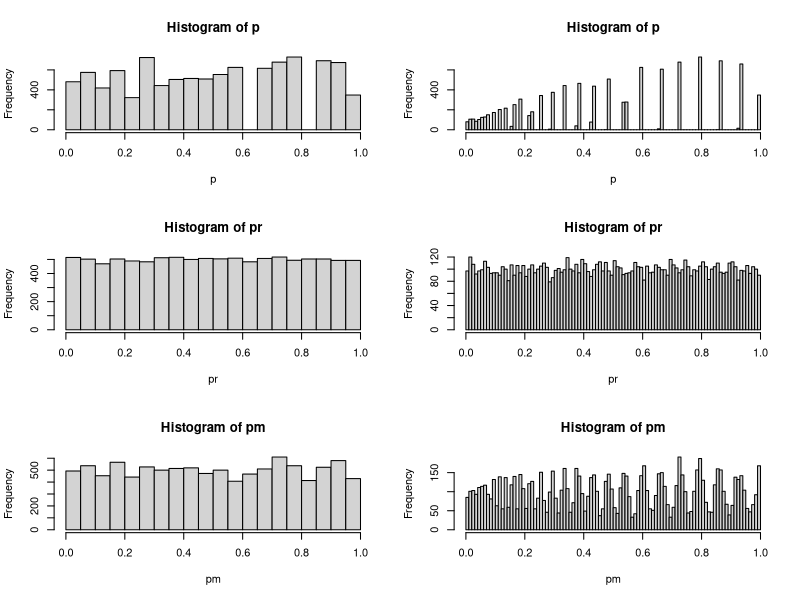
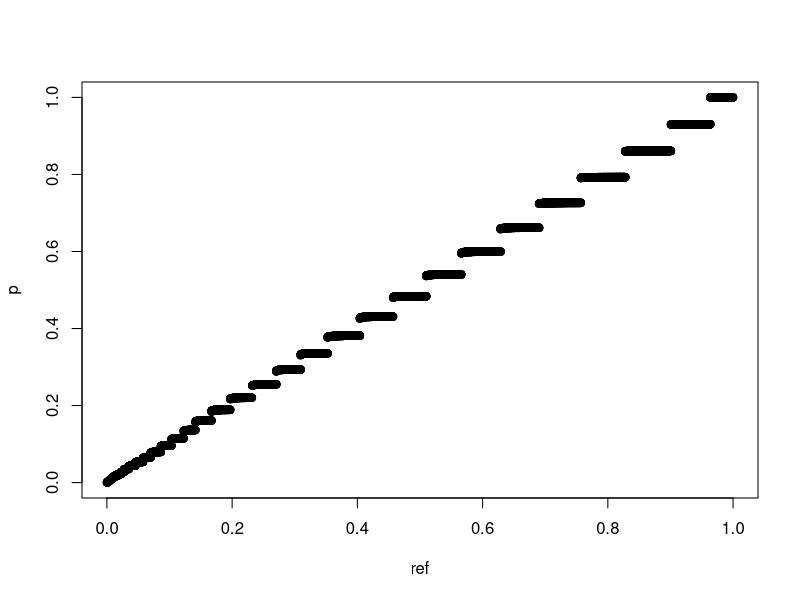
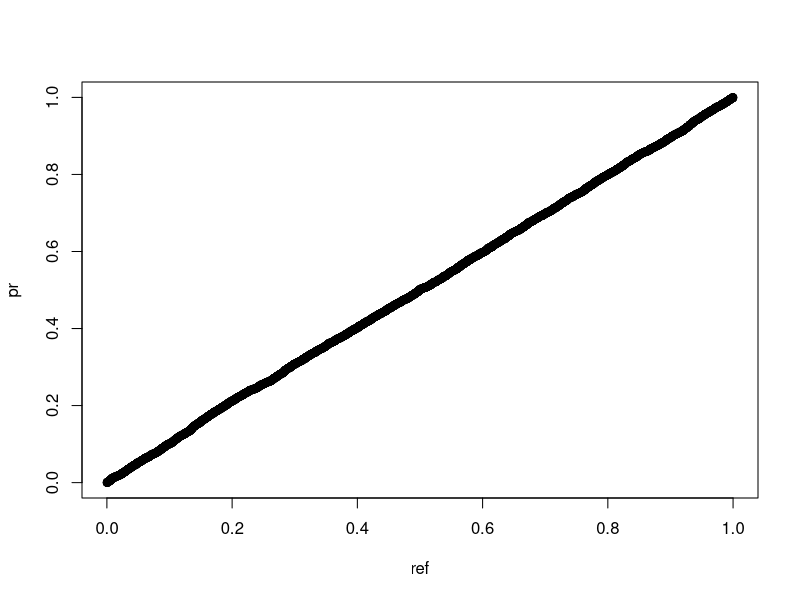
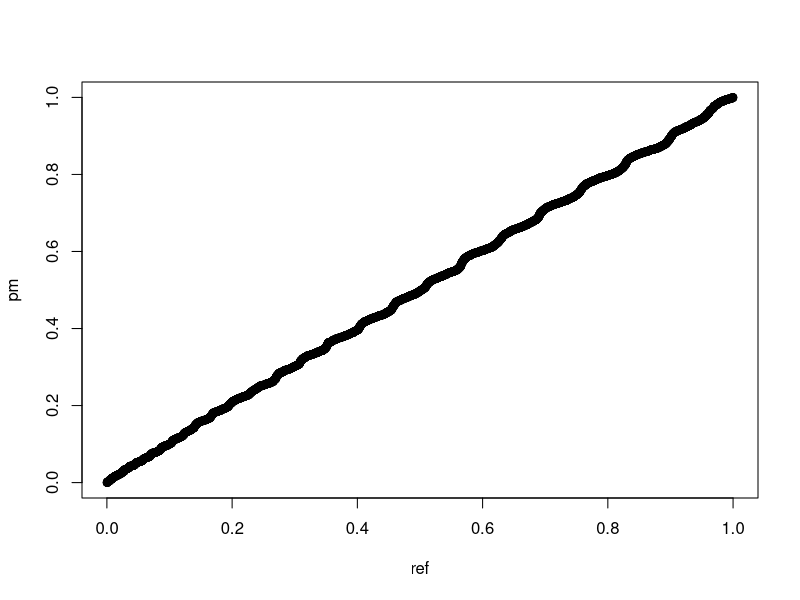

The R source for these figures, in order:
## ---- chunk 1
set.seed(1)
# 真实差异
x <- c(rep(100,260),rep(200,260))
# 随机差异
xr <- rnorm(520)
# 考虑误差的真实差异
xm <- c(rep(100,260),rep(200,260))+rnorm(520)
p <- pr <- pm <- c()
for(i in 1:10000){
        # 随机化分组
        g <- factor(sample(c(1,2),520,replace = T))
        p[i] <- t.test(x~g)$p.value
        pr[i] <- t.test(xr~g)$p.value
        pm[i] <- t.test(xm~g)$p.value
}
# 探索p值分布
sum(p<0.05)/length(p)
sum(p<0.5)/length(p)
sum(p<0.9)/length(p)

sum(pr<0.05)/length(pr)
sum(pr<0.5)/length(pr)
sum(pr<0.9)/length(pr)

sum(pm<0.05)/length(pm)
sum(pm<0.5)/length(pm)
sum(pm<0.9)/length(pm)

par(mfrow=c(3,2))
hist(p,breaks = 20)
hist(p,breaks = 100)
hist(pr,breaks = 20)
hist(pr,breaks = 100)
hist(pm,breaks = 20)
hist(pm,breaks = 100)
## ---- chunk 2
set.seed(42)
ref <- runif(10000)
par(mfrow=c(1,1))
qqplot(ref,p)
qqplot(ref,pr)
qqplot(ref,pm)
